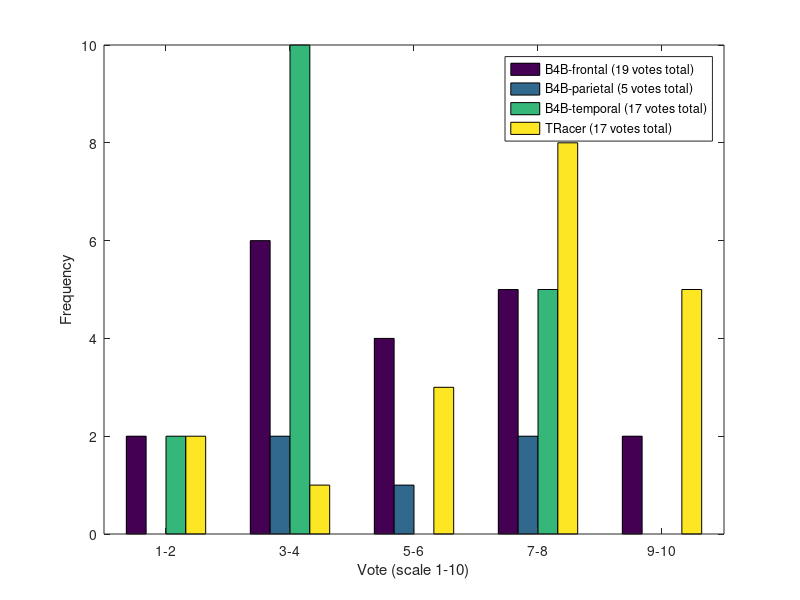

MATLAB code to generate this figure: (Note: this script raises an error after producing the figure.)
a = [2 NaN	3 6;
7 NaN NaN 7;
3 NaN 2	3;
7 NaN 4	8;
3	3	3	5;
5	6	4	9;
8	7	3	8;
3	NaN 4	7;
4	7	4	8;
10	4	2	7;
4	NaN	7	6;
7	NaN	NaN	1;
5	NaN	7	8;
7	NaN	3	9;
4	NaN	8	10;
9	NaN	4	1;
6	NaN	7	9;
2	NaN	3	9;
6	NaN	7	8];
%%
x = 1:2:10;
hist(a,x);
xlabel('Vote (scale 1-10)');
ylabel('Frequency');
legend('B4B-frontal (19 votes total)', 'B4B-parietal (5 votes total)', 'B4B-temporal (17 votes total)', 'TRacer (17 votes total)');
set(gca, 'XTick', x);
set(gca, 'XTickLabel', {'1-2', '3-4' '5-6' '7-8' '9-10'});
%%
nanmean(a)
nanstd(a)